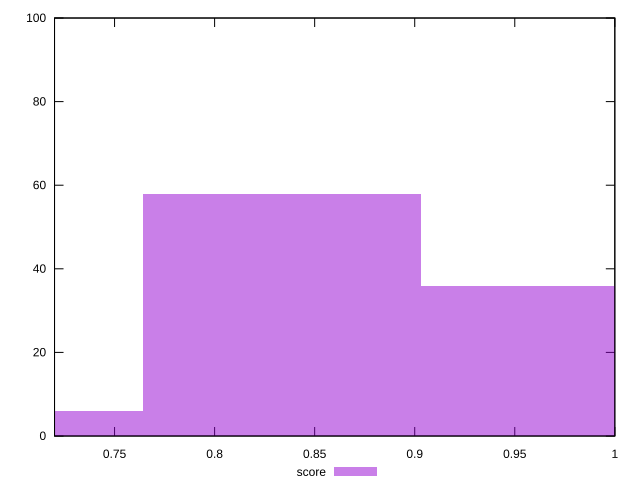

Generate this figure with gnuplot:
reset

$score <<EOF
0.8335280669242862 58
0.9724494114116672 36
0.6946067224369051 6
EOF

set key outside below
set boxwidth 0.13892134448738103
set xrange [0.72:1]
set yrange [0:100]
set trange [0:100]
set style fill transparent solid 0.5 noborder
set terminal svg size 640, 490 enhanced background rgb 'white'
set output "reprap/unused-css-rules/samples/pages+cached+noexternal+nomedia+nocss/score/histogram.svg"

plot $score title "score" with boxes

reset
